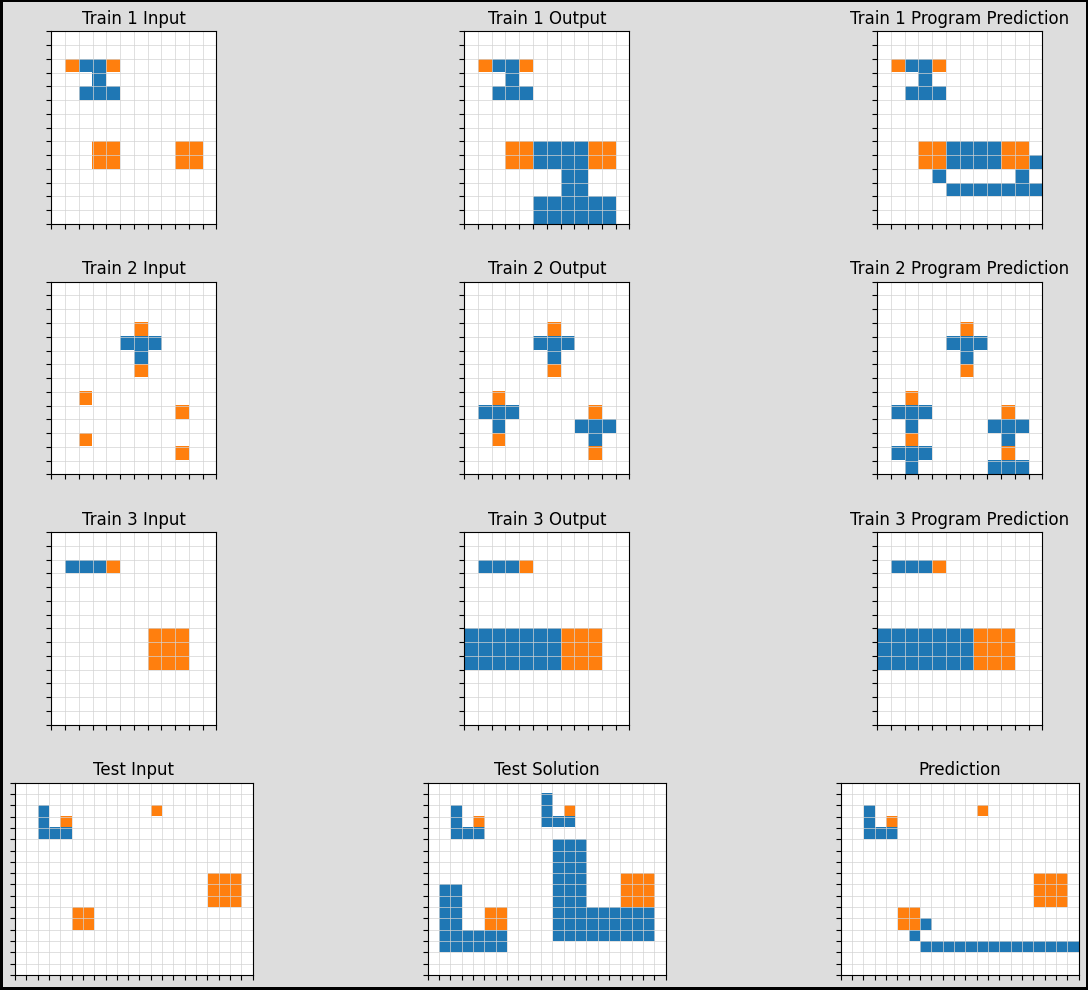

The script that drew this image:
import logging
from dotenv import load_dotenv
from litellm import completion
import subprocess
import requests
import os
import json
import pandas as pd
import numpy as np
import matplotlib.pyplot as plt
from matplotlib import colors
import seaborn as sns
import json
import os
from pathlib import Path
from subprocess import Popen, PIPE, STDOUT
from glob import glob
from prompts import PROMPT_REASONING
from examples import example_1_same_grid_reasoning, example_1_same_grid_challenge_id
from code_parsing import parse_python_code
from copy import deepcopy
from data_loading import t, task, task_solution
from prepare_prompt import challenge_to_messages
from code_execution import run_transforms
from visualization import plot_task_complete

_ = load_dotenv()
MODEL = "gpt-4o"
# MODEL = "claude-3-5-sonnet-20240620"
# MODEL = "o3-mini"

challenge = {
    'id': t,
    'train': task['train'],
    'test': task['test']
}

messages = challenge_to_messages(
    challenge=challenge,
    prompt_text=PROMPT_REASONING,
    add_examples=True,
    use_cache_control=True,
    include_diffs=True,
    include_image=False,
    use_ascii=True,
    use_array=True
)

# Call the model
response = completion(
    model=MODEL,
    messages=messages,
    stream=False
)


# Print the full response content
print("\n========== FULL LLM RESPONSE ==========\n")
print(response.choices[0].message.content)
print("\n======================================\n")

# Extract and execute the code
code = parse_python_code(response.choices[0].message.content)
result = run_transforms([deepcopy(test["input"]) for test in challenge["test"]], code)
prediction = result.get_result()

# Execute on training examples
num_train = len(task['train'])
for i in range(num_train):
    result = run_transforms([deepcopy(task['train'][i]['input'])], code)
    task['train'][i]['prediction'] = result.get_result()

# Visualize results
plot_task_complete(task, task_solution, prediction, fig_name='arc_agi_llm.png')
